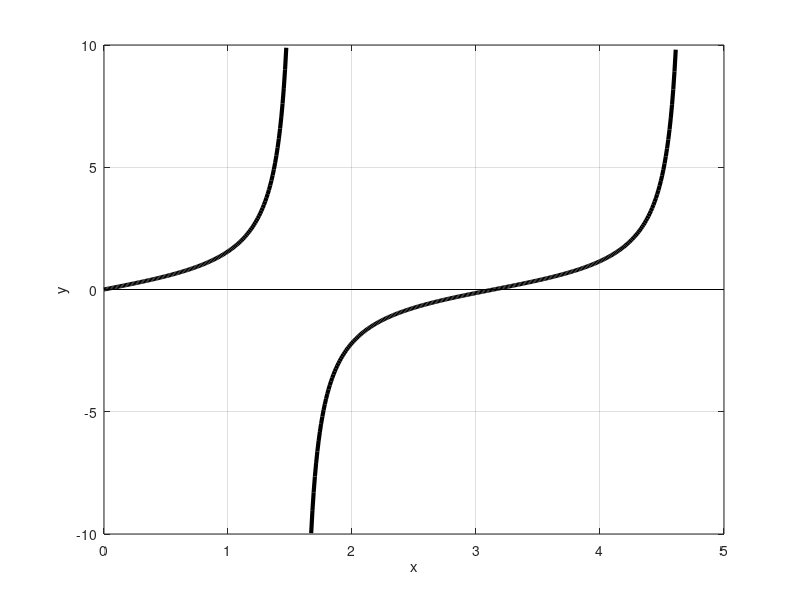

Here is the MATLAB script that generated this plot:
%x=-1:0.01:+1;
%y=1./x;
x=0:0.01:+pi/2-0.1;
y=tan(x);
x2=pi/2+0.1:0.01:3*pi/2-0.1;
y2=tan(x2);
xx=0:0.1:5;yy=zeros(51);
plot(x,y,'k','linewidth',3,x2,y2,'k','linewidth',3,xx,yy,'-k')
xlabel ("x");
ylabel ("y");
grid on